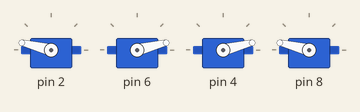
The sketch below on a simulated Arduino Uno, built with avr-gcc and run on an emulated ATmega328P. On the bench: 4 × servo. What the sketch prints to the serial monitor is not drawn.

Above: at 2.05 s.
At 2.55 s:
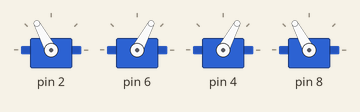
At 3.1 s:
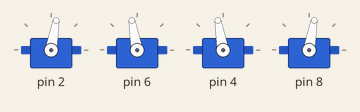
At 3.65 s:
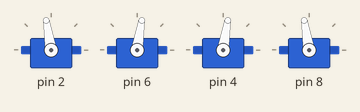
At 4.0 s:
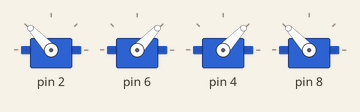
At 4.2 s:
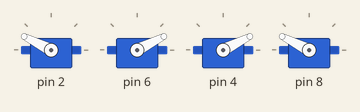
Timing chart, 0 to 8.6 s (numbered marks = the images above):
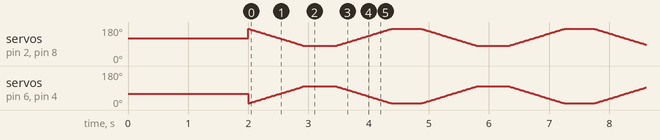

The sketch:

MainBody_ShoulderRotations_and_ClassImplementation.ino
```cpp
/*
  Simple Shoulder Tester

  This code isolates just the shoulder (Coxa) joint to verify:
  1. Pin assignments
  2. "Inverse" logic (mirroring for the right side)
  3. Servo centering
*/

#include <Servo.h>

// --- The Shoulder Class ---
class Shoulder {
  private:
    Servo servo;
    int pin;
    bool isInverse; // If true, angle becomes (180 - angle)

  public:
    // Constructor
    Shoulder(int p, bool inverse) {
      pin = p;
      isInverse = inverse;
    }

    void attach() {
      servo.attach(pin);
    }

    // Set angle directly (0 to 180, where 90 is center)
    void setAngle(int angle) {
      int finalAngle = angle;

      // Logic: If this is an inverse side, flip the angle
      // 0 becomes 180, 45 becomes 135, 90 stays 90
      if (isInverse) {
        finalAngle = 180 - angle;
      }

      servo.write(constrain(finalAngle, 0, 180));
    }
};

// --- Create the 4 Shoulders ---
// Syntax: Shoulder name(Pin, IsInverse?);

// Left Side: Standard (0 is one way, 180 is the other)
Shoulder FL(2, true); // Front Left
Shoulder BL(4, false); // Back Left

// Right Side: Inverse (mirrored movement)
Shoulder FR(6, false);  // Front Right
Shoulder BR(8, true);  // Back Right

void setup() {
  Serial.begin(9600);

  FL.attach();
  FR.attach();
  BL.attach();
  BR.attach();

  // Center all servos immediately to check mechanical alignment
  Serial.println("Moving to Center (90)...");
  FL.setAngle(60);
  FR.setAngle(60);
  BL.setAngle(60);
  BR.setAngle(60);

  delay(2000);
}

void loop() {
  // Simple Sweep Test
  // If your setup is correct, both sides should move "Forward" together
  // regardless of which side they are on.

  // Sweep "Forward" (Assuming 135 is forward)
  for (int pos = 10; pos <= 100; pos++) {
    FL.setAngle(pos);
    FR.setAngle(pos);
    BL.setAngle(pos);
    BR.setAngle(pos);
    delay(10);
  }

  delay(500);

  // Sweep "Backward"
  for (int pos = 100; pos >= 10; pos--) {
    FL.setAngle(pos);
    FR.setAngle(pos);
    BL.setAngle(pos);
    BR.setAngle(pos);
    delay(10);
  }

  delay(500);
}
```
